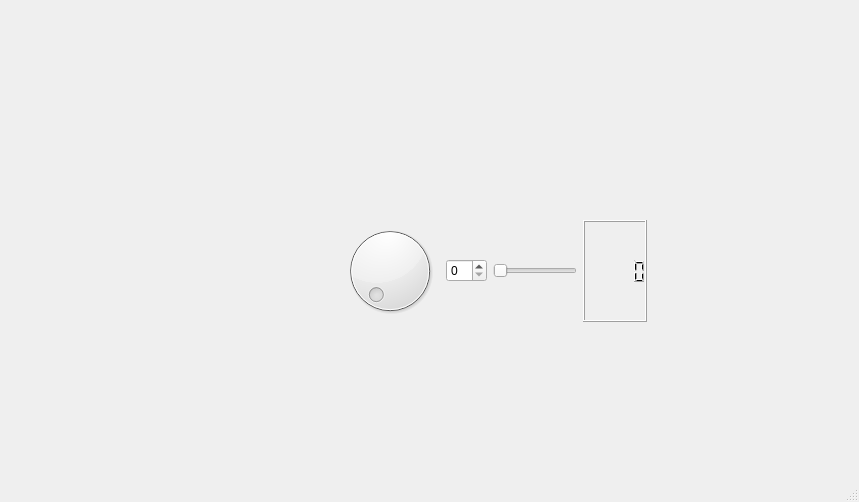
<?xml version="1.0" encoding="UTF-8"?>
<ui version="4.0">
 <class>AGE</class>
 <widget class="QMainWindow" name="AGE">
  <property name="geometry">
   <rect>
    <x>0</x>
    <y>0</y>
    <width>859</width>
    <height>502</height>
   </rect>
  </property>
  <property name="windowTitle">
   <string>AGE</string>
  </property>
  <widget class="QWidget" name="centralwidget">
   <widget class="QWidget" name="">
    <property name="geometry">
     <rect>
      <x>340</x>
      <y>220</y>
      <width>307</width>
      <height>102</height>
     </rect>
    </property>
    <layout class="QHBoxLayout" name="horizontalLayout">
     <item>
      <widget class="QDial" name="dial"/>
     </item>
     <item>
      <widget class="QSpinBox" name="spinBox"/>
     </item>
     <item>
      <widget class="QSlider" name="horizontalSlider">
       <property name="orientation">
        <enum>Qt::Horizontal</enum>
       </property>
      </widget>
     </item>
     <item>
      <widget class="QLCDNumber" name="lcdNumber">
       <property name="font">
        <font>
         <bold>false</bold>
         <underline>false</underline>
        </font>
       </property>
      </widget>
     </item>
    </layout>
   </widget>
  </widget>
  <widget class="QMenuBar" name="menubar">
   <property name="geometry">
    <rect>
     <x>0</x>
     <y>0</y>
     <width>859</width>
     <height>21</height>
    </rect>
   </property>
  </widget>
  <widget class="QStatusBar" name="statusbar"/>
 </widget>
 <resources/>
 <connections>
  <connection>
   <sender>horizontalSlider</sender>
   <signal>valueChanged(int)</signal>
   <receiver>lcdNumber</receiver>
   <slot>display(int)</slot>
   <hints>
    <hint type="sourcelabel">
     <x>544</x>
     <y>290</y>
    </hint>
    <hint type="destinationlabel">
     <x>614</x>
     <y>297</y>
    </hint>
   </hints>
  </connection>
  <connection>
   <sender>spinBox</sender>
   <signal>valueChanged(int)</signal>
   <receiver>dial</receiver>
   <slot>setValue(int)</slot>
   <hints>
    <hint type="sourcelabel">
     <x>461</x>
     <y>298</y>
    </hint>
    <hint type="destinationlabel">
     <x>418</x>
     <y>296</y>
    </hint>
   </hints>
  </connection>
  <connection>
   <sender>dial</sender>
   <signal>valueChanged(int)</signal>
   <receiver>spinBox</receiver>
   <slot>setValue(int)</slot>
   <hints>
    <hint type="sourcelabel">
     <x>398</x>
     <y>320</y>
    </hint>
    <hint type="destinationlabel">
     <x>466</x>
     <y>289</y>
    </hint>
   </hints>
  </connection>
  <connection>
   <sender>spinBox</sender>
   <signal>valueChanged(int)</signal>
   <receiver>horizontalSlider</receiver>
   <slot>setValue(int)</slot>
   <hints>
    <hint type="sourcelabel">
     <x>478</x>
     <y>287</y>
    </hint>
    <hint type="destinationlabel">
     <x>541</x>
     <y>296</y>
    </hint>
   </hints>
  </connection>
  <connection>
   <sender>dial</sender>
   <signal>valueChanged(int)</signal>
   <receiver>horizontalSlider</receiver>
   <slot>setValue(int)</slot>
   <hints>
    <hint type="sourcelabel">
     <x>399</x>
     <y>268</y>
    </hint>
    <hint type="destinationlabel">
     <x>534</x>
     <y>297</y>
    </hint>
   </hints>
  </connection>
  <connection>
   <sender>horizontalSlider</sender>
   <signal>valueChanged(int)</signal>
   <receiver>spinBox</receiver>
   <slot>setValue(int)</slot>
   <hints>
    <hint type="sourcelabel">
     <x>531</x>
     <y>293</y>
    </hint>
    <hint type="destinationlabel">
     <x>461</x>
     <y>293</y>
    </hint>
   </hints>
  </connection>
  <connection>
   <sender>horizontalSlider</sender>
   <signal>valueChanged(int)</signal>
   <receiver>dial</receiver>
   <slot>setValue(int)</slot>
   <hints>
    <hint type="sourcelabel">
     <x>516</x>
     <y>295</y>
    </hint>
    <hint type="destinationlabel">
     <x>404</x>
     <y>318</y>
    </hint>
   </hints>
  </connection>
 </connections>
</ui>
